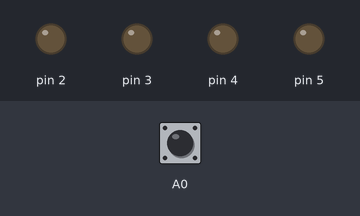
Bench run of a sketch on a simulated Arduino Uno, built with avr-gcc and run on an emulated ATmega328P. Parts: output pins drawn as LEDs (lit = HIGH). The test bench sets the inputs (shaded band); at power-on: A0 HIGH.

Above: at 1.2 s.
1.3 s: A0 pulled LOW for 3.2 s
At 1.7 s:
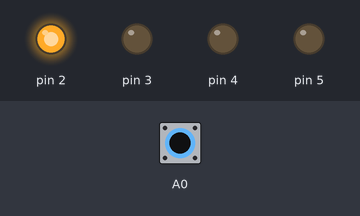
At 2.7 s:
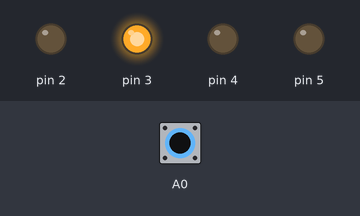
Timing chart, 0 to 6.3 s (numbered marks = the images above; inputs shaded):
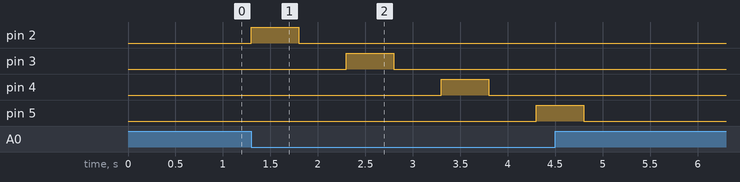

Measured:
- after the input at 1.3 s, pin 2: LOW → HIGH at once, → LOW 0.50 s later; pin 3: LOW → HIGH after 1.0 s, → LOW 0.50 s later; pin 4: LOW → HIGH after 2.0 s, → LOW 0.50 s later; pin 5: LOW → HIGH after 3.0 s, → LOW 0.50 s later

The sketch:

Button_LEDs.ino
```cpp
int buttonState=0;
int counter=1;

void setup(){

	pinMode(A0,INPUT_PULLUP);
	for(int i=2;i<6;i++){
		pinMode(i,OUTPUT);
	}
}
void flash(int led,int duration){
	digitalWrite(led,HIGH);
	delay(duration);
	digitalWrite(led,LOW);
	delay(duration);

}
void loop(){

	buttonState=digitalRead(A0);

	if(buttonState==LOW){
		switch(counter){
			case 1:
				flash(2,500);
				break;
			case 2:
				flash(3,500);
				break;
			case 3:
				flash(4,500);
				break;
			case 4:
				flash(5,500);
				break;
		}
		counter++;
	}
	}
```
